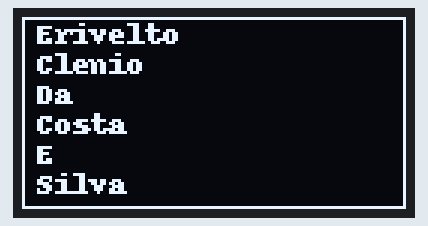
This program was run on a simulated Raspberry Pi (BCM pin numbers). Parts: 128×64 one-colour display. What the program prints to the terminal is not drawn. At 5.3 s the program stops and its outputs stay as they are.

Above: at 0.2 s.

Measured:
- what the display in image 0 shows lasts 5.0 s, from 0.2 s to 5.2 s

The program:

OLED.py
```python
from luma.core.interface.serial import i2c
from luma.core.render import canvas
from luma.oled.device import sh1106
from time import sleep


class OLED:
    def __init__(self):
        self.serial = i2c(port=1, address=0x3C)
        self.device = sh1106(self.serial)

    def paint(self, texts=[]):
        with canvas(self.device) as draw:
            draw.rectangle(self.device.bounding_box, outline="white", fill="black")
            y=0
            for text in texts:
                draw.text((5,y), text, fill="white")
                y +=10

    def print(self,x, y, text):
        with canvas(self.device) as draw:
            draw.rectangle(self.device.bounding_box, outline="white", fill="black")
            draw.text((x,y), text, fill="white")


if __name__ == '__main__':

    print('SYSTEM ON...')
    oled = OLED()
    oled.paint(['Erivelto', 'Clenio', 'Da' ,'Costa', 'E', 'Silva'])
    sleep(5)
```
